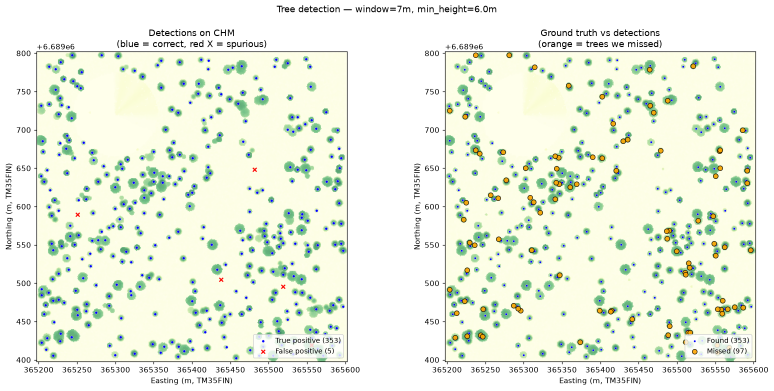
#> input picture nuuksio_detection.png, 1548 x 781 px (shown at 1/2 size)
$ python -i optimize_figures.py   (imports and definitions only)
#> lines starting #> are read from the running program, lines starting #| are printed output that depends on the picture
r"""
Prepare figures for the web.

Analysis PNGs come out of matplotlib and QGIS at print resolution, which is far
too heavy for a blog post — the full set ran to about 11 MB. This resizes to a
sensible max width and picks the right encoder per image:

  * Charts and line art  -> PNG with a reduced palette. Flat colour compresses
    enormously this way and stays crisp.
  * Maps and rasters     -> JPEG. Continuous tone with millions of colours does
    not palettise well, and PNG cannot compress it usefully.

Writes into a web/ subfolder, leaving originals untouched, and prints a
before/after table.

Usage:
  python optimize_figures.py
  python optimize_figures.py --max-width 1600 --quality 82
  python optimize_figures.py --src data --dst data/web
"""
import argparse
from pathlib import Path

from PIL import Image

# Images with continuous tone (maps, rasters) -> JPEG.
# Everything else is chart/line art -> palettised PNG.
PHOTOGRAPHIC = {
    "map_nuuksio_story", "map_nuuksio_story_web",
    "fig1_overview", "fig4_change",
    "nuuksio_overview", "nuuksio_detection",
    "chm_change", "harvest_targeting",
}

DEFAULT_FILES = [
    "nuuksio_overview.png", "nuuksio_detection.png",
    "fig1_overview.png", "fig2_validation.png",
    "fig3_density.png", "fig4_change.png",
    "map_nuuksio_story_web.png", "map_nuuksio_story.png",
]


def flatten(im, bg=(253, 252, 248)):
    """Composite transparency onto the parchment background before JPEG."""
    if im.mode in ("RGBA", "LA", "P"):
        im = im.convert("RGBA")
        base = Image.new("RGB", im.size, bg)
        base.paste(im, mask=im.split()[-1])
        return base
    return im.convert("RGB")


def process(path: Path, dst: Path, max_w: int, quality: int, colors: int):
    im = Image.open(path)
    before = path.stat().st_size

    if im.width > max_w:
        h = round(im.height * max_w / im.width)
        im = im.resize((max_w, h), Image.LANCZOS)

    stem = path.stem
    if stem in PHOTOGRAPHIC:
        out = dst / f"{stem}.jpg"
        flatten(im).save(out, "JPEG", quality=quality, optimize=True,
                         progressive=True, subsampling=1)
    else:
        out = dst / f"{stem}.png"
        pal = im.convert("RGB").quantize(colors=colors, method=Image.MEDIANCUT,
                                         dither=Image.FLOYDSTEINBERG)
        pal.save(out, "PNG", optimize=True)

    after = out.stat().st_size
    return out, before, after, im.size


# [32 lines not run here, left out]

>>> from PIL import Image
>>> picture = Image.open('nuuksio_detection.png')
#> picture is the input picture: PIL image 1548x781 RGBA; mean R, G, B, A 236.5, 242, 226.1, 255
>>> result = flatten(picture)
#> in flatten, `base = Image.new("RGB", im.size, bg)`:
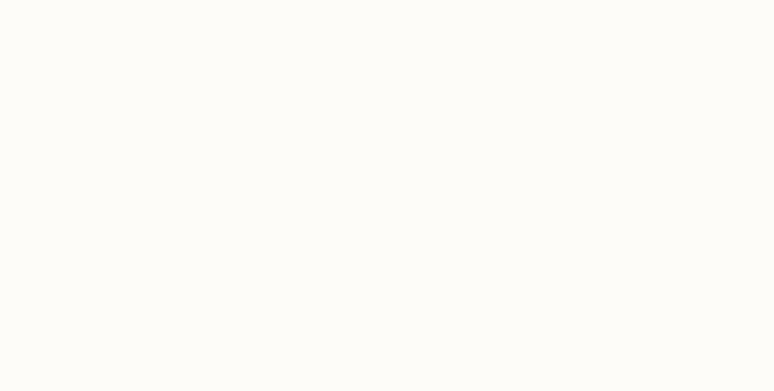
#> base: PIL image 1548x781 RGB (shown at 1/2 size); mean R, G, B 253, 252, 248
